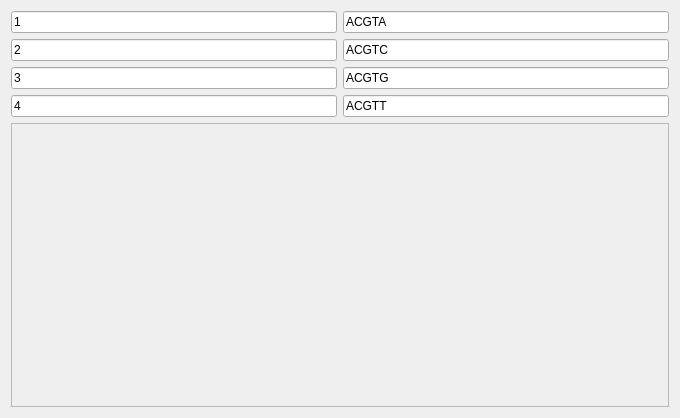
<?xml version="1.0" encoding="UTF-8"?>
<ui version="4.0">
 <class>QtTestQtDnaDisplay</class>
 <widget class="QDialog" name="QtTestQtDnaDisplay">
  <property name="geometry">
   <rect>
    <x>0</x>
    <y>0</y>
    <width>680</width>
    <height>418</height>
   </rect>
  </property>
  <property name="windowTitle">
   <string>TestQtDnaDisplay</string>
  </property>
  <layout class="QGridLayout" name="gridLayout">
   <item row="0" column="0">
    <widget class="QLineEdit" name="edit_name_1">
     <property name="text">
      <string>1</string>
     </property>
    </widget>
   </item>
   <item row="0" column="1">
    <widget class="QLineEdit" name="edit_sequence_1">
     <property name="text">
      <string>ACGTA</string>
     </property>
    </widget>
   </item>
   <item row="1" column="0">
    <widget class="QLineEdit" name="edit_name_2">
     <property name="text">
      <string>2</string>
     </property>
    </widget>
   </item>
   <item row="1" column="1">
    <widget class="QLineEdit" name="edit_sequence_2">
     <property name="text">
      <string>ACGTC</string>
     </property>
    </widget>
   </item>
   <item row="2" column="0">
    <widget class="QLineEdit" name="edit_name_3">
     <property name="text">
      <string>3</string>
     </property>
    </widget>
   </item>
   <item row="2" column="1">
    <widget class="QLineEdit" name="edit_sequence_3">
     <property name="text">
      <string>ACGTG</string>
     </property>
    </widget>
   </item>
   <item row="3" column="0">
    <widget class="QLineEdit" name="edit_name_4">
     <property name="text">
      <string>4</string>
     </property>
    </widget>
   </item>
   <item row="3" column="1">
    <widget class="QLineEdit" name="edit_sequence_4">
     <property name="text">
      <string>ACGTT</string>
     </property>
    </widget>
   </item>
   <item row="4" column="0" colspan="2">
    <widget class="QScrollArea" name="area">
     <property name="widgetResizable">
      <bool>true</bool>
     </property>
     <widget class="QWidget" name="area_content">
      <property name="geometry">
       <rect>
        <x>0</x>
        <y>0</y>
        <width>660</width>
        <height>266</height>
       </rect>
      </property>
      <layout class="QFormLayout" name="formLayout">
       <property name="fieldGrowthPolicy">
        <enum>QFormLayout::AllNonFixedFieldsGrow</enum>
       </property>
      </layout>
     </widget>
    </widget>
   </item>
  </layout>
 </widget>
 <layoutdefault spacing="6" margin="11"/>
 <resources/>
 <connections/>
</ui>
